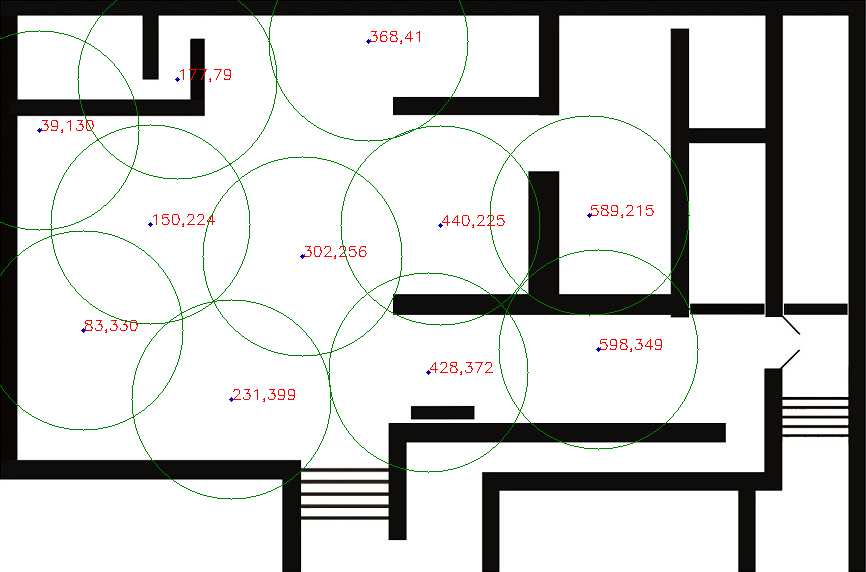
#> input picture result/imgBestSolution.png, 866 x 572 px
$ python dashboard.py
#> lines starting #> are read from the running program, lines starting #| are printed output that depends on the picture
# Python program to demonstrate
# writing to CSV


import csv
# code for displaying multiple images in one figure

#import libraries
import cv2
from matplotlib import pyplot as plt

# create figure
fig = plt.figure(figsize=(0.8*16, 0.8*9))

# setting values to rows and column variables
r = 1
c = 2

# from matplotlib import pyplot as plt
from matplotlib import image as mpimg

fig.add_subplot(r, c, 2)

plt.title("Best Solution")
plt.xlabel("X pixel coordinate")
plt.ylabel("Y pixel coordinate")

image = mpimg.imread("result/imgBestSolution.png")
#> image is the input picture: shape (572, 866, 3) float32; mean R, G, B 0.812, 0.813, 0.806
plt.imshow(image)
# [11 lines of commented-out code are left out]

bestFitness = []
maxFitness = []
avgFitness = []

fit = []
max = []
avg = []

# ----- -----

with open('FITNESS.txt') as file:
#> (reads FITNESS.txt from the repository)
        for line in file:
            fit.append(float(line))

for i in range(len(fit)):
	bestFitness.append([str(i), str(fit[i])])

# writing to csv file
with open("fitness.csv", 'w', newline='') as csvfile:
	# creating a csv writer object
	csvwriter = csv.writer(csvfile)

	# writing the data rows
	csvwriter.writerows(bestFitness)

csvfile.close()

# ----- -----

with open('FITTEST.txt') as file:
#> (reads FITTEST.txt from the repository)
        for line in file:
            max.append(float(line))

for i in range(len(max)):
	maxFitness.append([str(i), str(max[i])])

# writing to csv file
with open("fittest.csv", 'w', newline='') as csvfile:
	# creating a csv writer object
	csvwriter = csv.writer(csvfile)

	# writing the data rows
	csvwriter.writerows(maxFitness)

csvfile.close()

# ----- -----

with open('AVERAGE.txt') as file:
#> (reads AVERAGE.txt from the repository)
        for line in file:
            avg.append(float(line))

for i in range(len(avg)):
	avgFitness.append([str(i), str(avg[i])])

# writing to csv file
with open("average.csv", 'w', newline='') as csvfile:
	# creating a csv writer object
	csvwriter = csv.writer(csvfile)

	# writing the data rows
	csvwriter.writerows(avgFitness)

csvfile.close()

# ----- -----

xf = []
yf = []
xm = []
ym = []
xa = []
ya = []

fig.add_subplot(r, c, 1)

# ----- -----

with open('fitness.csv','r') as csvfile:
	lines = csv.reader(csvfile, delimiter=',')
	for row in lines:
		xf.append(row[0])
		yf.append(float(row[1]))

plt.plot(xf, yf, color = 'r', linestyle = 'dashed',
		marker = 'o',label = "Best Fitness")

with open('fittest.csv','r') as csvfile:
	lines = csv.reader(csvfile, delimiter=',')
	for row in lines:
		xm.append(row[0])
		ym.append(float(row[1]))
	maxFitness = float(row[1])

plt.plot(xm, ym, color = 'g', linestyle = 'dashed',
		marker = 'o',label = "Fittest")

with open('average.csv','r') as csvfile:
	lines = csv.reader(csvfile, delimiter=',')
	for row in lines:
		xa.append(row[0])
		ya.append(float(row[1]))

plt.plot(xa, ya, color = 'y', linestyle = 'dashed',
		marker = 'o',label = "Average Fitness")

# ----- -----

plt.xticks(rotation = 25)
plt.xlabel('Generation')
plt.ylabel('Fitness Value')
plt.title('GA Performance, max = '+str(maxFitness), fontsize = 20)
plt.grid()
plt.legend()
plt.show()
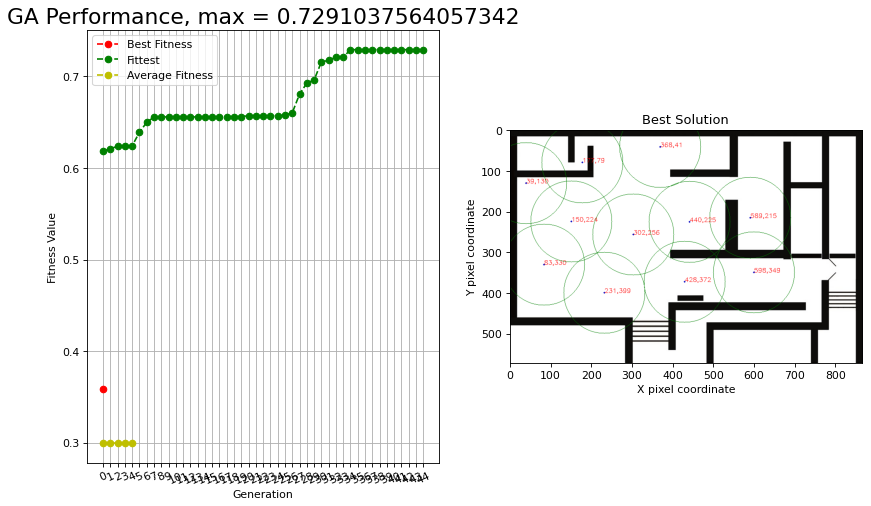
#> figure drawn by matplotlib, 2 panels; panel 2: curve peaks at x = 34, y = 0.729

# [43 lines of commented-out code are left out]
